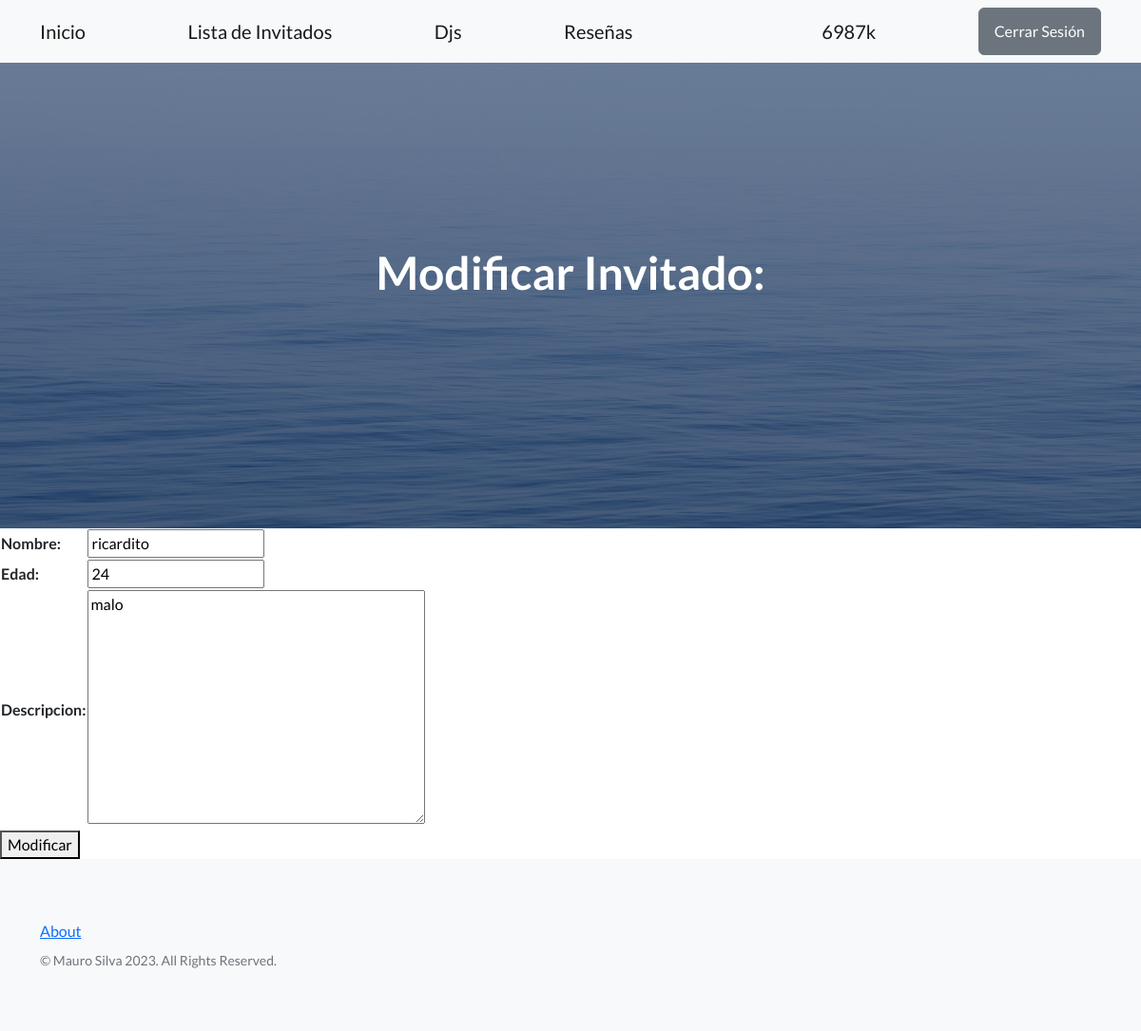
/invitados/modificar_invitado/2 (signed in), run on the app's committed database.
### inicio/models.py (models this page shows, shortened)
class Invitado(models.Model):
    nombre = models.CharField(max_length=20)
    edad = models.IntegerField()
    descripcion = models.TextField(null=True)

### inicio/views.py (the view)
# urls.py: path('invitados/modificar_invitado/<int:pk>', views.ModificarInvitado.as_view(), name='mod_invitado'),
class ModificarInvitado(LoginRequiredMixin, UpdateView):
    model = Invitado
    template_name = 'inicio/CBV/modificar_invitado_CBV.html'
    fields = ['nombre', 'edad', 'descripcion']
    success_url = reverse_lazy('inicio:listar_invitados')

### inicio/templates/inicio/CBV/modificar_invitado_CBV.html (shortened to what this page needs)
{% extends 'base.html' %}
{% block mensaje_inicio %}
Modificar Invitado:
{% endblock mensaje_inicio %}
{% block contenido %}
<form action={% url 'inicio:mod_invitado' invitado.id %} method='POST'>
    <table>
    {{form}}
    </table>
    <button>Modificar</button>
</form>
{% endblock contenido %}

### templates/base.html (shortened to what this page needs)
<!DOCTYPE html>
<html lang="en">
    {% load static %}
    <head>
        <link href="https://cdn.jsdelivr.net/npm/bootstrap-icons@1.5.0/font/bootstrap-icons.css" rel="stylesheet" type="text/css" />
        <link href= {% static 'css/styles.css' %} rel="stylesheet" />
    </head>
    <body>
        <nav class="navbar navbar-light bg-light static-top">
            <div class="container">
                <a class="navbar-brand" href={% url 'inicio:inicio' %}>Inicio</a>
                <a class="navbar-brand" href={% url 'inicio:listar_invitados' %}>Lista de Invitados</a>
                <a class="navbar-brand" href={% url 'inicio:listar_djs' %}>Djs</a>
                <a class="navbar-brand" href={% url 'usuario:resenias' %}>Reseñas</a>
                {% if request.user.is_authenticated %}
                <a class="navbar-brand" href={% url 'usuario:perfil' %}>{{request.user.username}}</a>
                <a class="btn btn-secondary" href={% url 'usuario:logout' %}>Cerrar Sesión</a>
                {% else %}
                <a class="btn btn-primary" href={% url 'usuario:login' %}>Iniciar Sesión</a>
                <a class="btn btn-primary" href={% url 'usuario:registro' %}>Registro</a>
                {% endif %}
            </div>
        </nav>
        {% block header %}
        <header class="masthead">
            <div class="container position-relative">
                <div class="row justify-content-center">
                    <div class="col-xl-6">
                        <div class="text-center text-white">
                            <h1 class="mb-5">
                                {% block mensaje_inicio %}{% endblock mensaje_inicio %}
                            </h1>
                        </div>
                    </div>
                </div>
            </div>
        </header>
        {% endblock header %}
        {% block contenido %}{% endblock contenido %}
        <footer class="footer bg-light">
            <div class="container">
                <div class="row">
                    <div class="col-lg-6 h-100 text-center text-lg-start my-auto">
                        <ul class="list-inline mb-2">
                            <li class="list-inline-item"><a href={% url 'inicio:about' %}>About</a></li>
                        </ul>
                        <p class="text-muted small mb-4 mb-lg-0">&copy; Mauro Silva 2023. All Rights Reserved.</p>
                    </div>
                </div>
            </div>
        </footer>
    </body>
</html>

### data on the page
Invitado: nombre "ricardito", edad "24", descripcion "malo"

### other printed values
{{ request.user.username }} "6987k"
